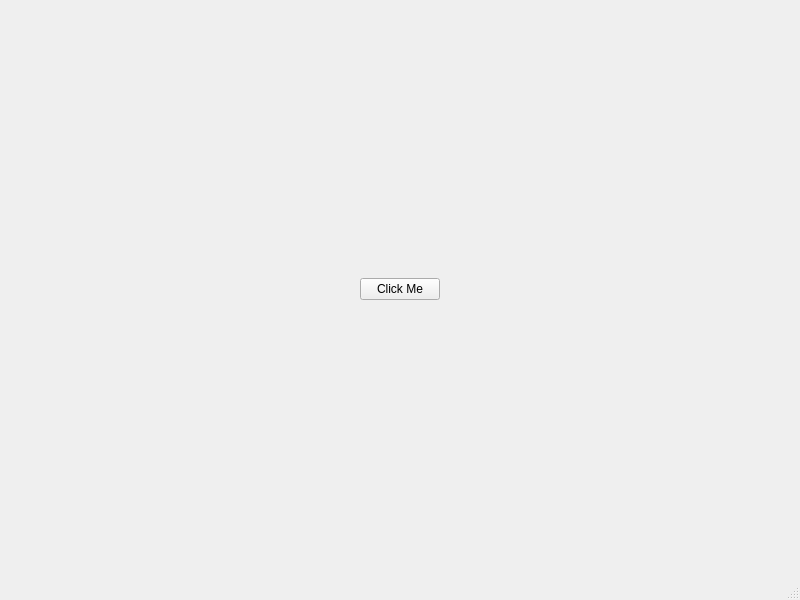
<?xml version="1.0" encoding="UTF-8"?>
<ui version="4.0">
 <class>MainWindow</class>
 <widget class="QMainWindow" name="MainWindow">
  <property name="geometry">
   <rect>
    <x>0</x>
    <y>0</y>
    <width>800</width>
    <height>600</height>
   </rect>
  </property>
  <property name="windowTitle">
   <string>MainWindow</string>
  </property>
  <widget class="QWidget" name="centralwidget">
   <layout class="QVBoxLayout" name="verticalLayout">
    <item>
     <layout class="QHBoxLayout" name="horizontalLayout">
      <item>
       <spacer name="horizontalSpacer">
        <property name="orientation">
         <enum>Qt::Orientation::Horizontal</enum>
        </property>
        <property name="sizeHint" stdset="0">
         <size>
          <width>40</width>
          <height>20</height>
         </size>
        </property>
       </spacer>
      </item>
      <item>
       <widget class="QPushButton" name="pushButton">
        <property name="sizePolicy">
         <sizepolicy hsizetype="Minimum" vsizetype="Fixed">
          <horstretch>0</horstretch>
          <verstretch>0</verstretch>
         </sizepolicy>
        </property>
        <property name="text">
         <string>Click Me</string>
        </property>
       </widget>
      </item>
      <item>
       <spacer name="horizontalSpacer_2">
        <property name="orientation">
         <enum>Qt::Orientation::Horizontal</enum>
        </property>
        <property name="sizeHint" stdset="0">
         <size>
          <width>40</width>
          <height>20</height>
         </size>
        </property>
       </spacer>
      </item>
     </layout>
    </item>
   </layout>
  </widget>
  <widget class="QMenuBar" name="menubar">
   <property name="geometry">
    <rect>
     <x>0</x>
     <y>0</y>
     <width>800</width>
     <height>33</height>
    </rect>
   </property>
  </widget>
  <widget class="QStatusBar" name="statusbar"/>
 </widget>
 <resources/>
 <connections/>
</ui>
